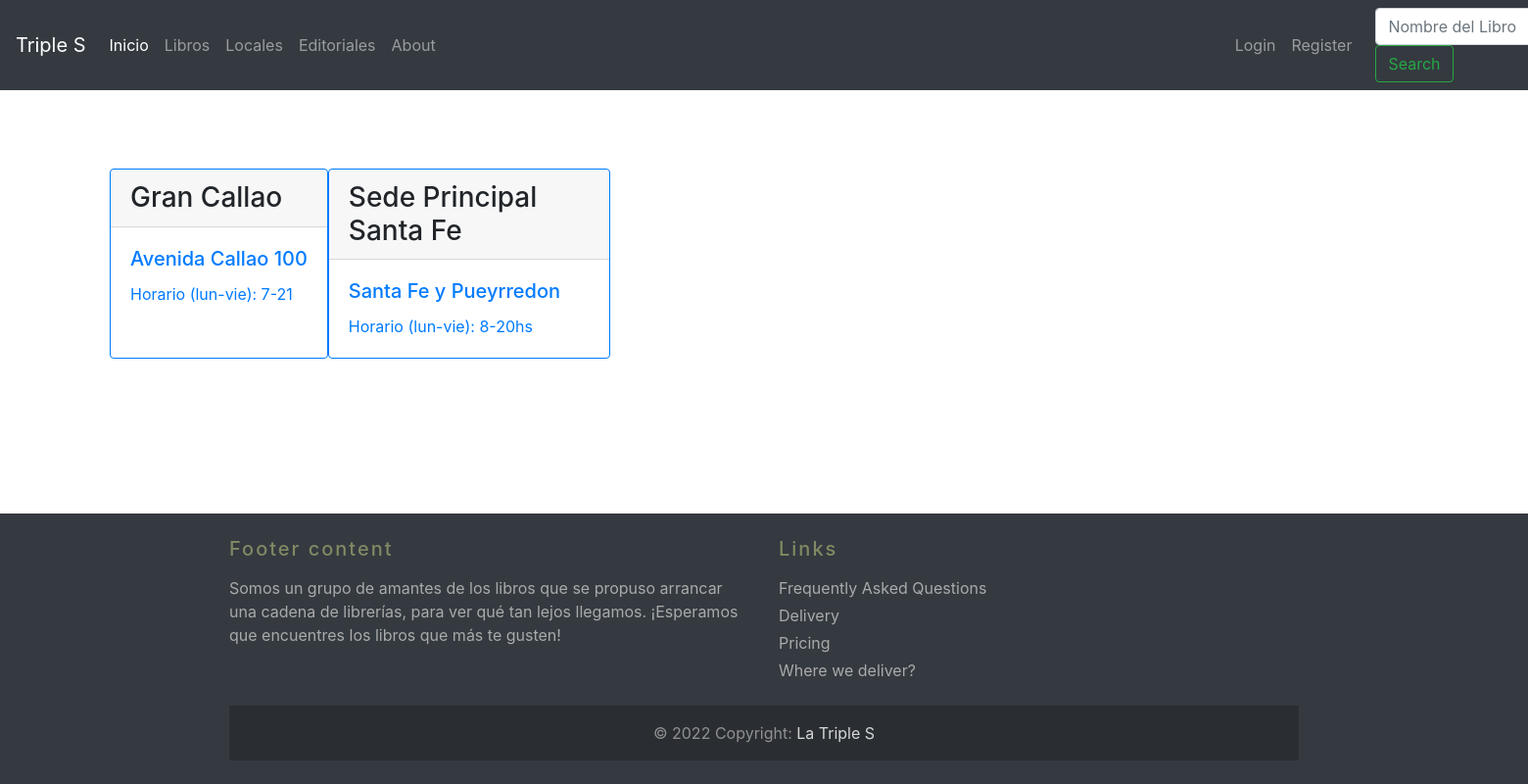
The page /libros/locales/ on the database its author committed.
### Libros/models.py (models this page shows)
class Locales(models.Model):
    nombre = models.CharField(max_length=30)
    ubicacion = models.CharField(max_length=100)
    horario = models.CharField(max_length=100)
    class Meta:
        verbose_name = 'local'
        verbose_name_plural = 'locales'

### Libros/views.py (the view)
# urls.py: path('locales/', locales, name = 'locales'),
def locales(request):
    locales = Locales.objects.all()
    context = {'locales': locales
    }
    return render (request, 'locales.html', context=context)

### templates/locales.html (shortened to what this page needs)
{% extends 'base.html' %}
{% block contenido %}
<div class="d-flex" style="margin-top:5rem; margin-left:7rem;">
  {% for local in locales %}
    <div class="card border-primary mb-3" style="max-width: 18rem;">
      <h3 class="card-header">{{local.nombre}}</h3>
      <div class="card-body text-primary">
        <h5 class="card-title">{{local.ubicacion}}</h5>
        <p class="card-text">Horario (lun-vie): {{local.horario}}</p>
      </div>
    </div>
  {% endfor %}
</div>
{% endblock %}

### rows shown on the page
Locales: nombre "Gran Callao", ubicacion "Avenida Callao 100", horario "7-21"
Locales: nombre "Sede Principal Santa Fe", ubicacion "Santa Fe y Pueyrredon", horario "8-20hs"
